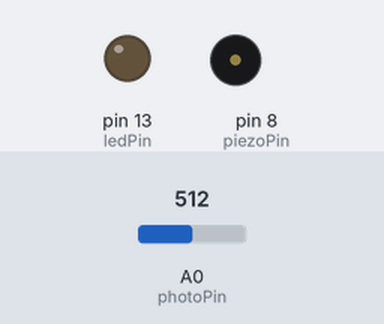
Simulated run of this sketch. Board: Arduino Uno, built with avr-gcc and run on an emulated ATmega328P. Shown: output pins drawn as LEDs (lit = HIGH), buzzer (waves = sounding). The inputs (shaded band) are chosen by the test bench; at power-on: A0 (photoPin) = 512.

Above: at 5.05 s.
Timing chart, 0 to 8.0 s (numbered marks = the images above):
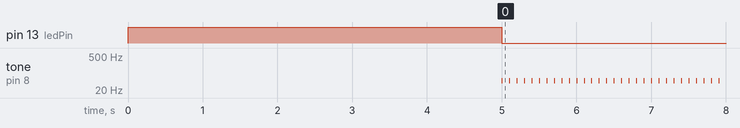

Measured:
- by itself, tone on pin 8 (piezoPin): alternates 49 Hz for 0.01 s and silent for 0.09 s

The sketch:

piezo.ino
```cpp
/*
Takes in values from a phototransistor and plays a frequency to a piezo based on the light range.
*/

// delay tracking
unsigned long previousMillis = 0;
const unsigned long interval = 100;

// input output
const int photoPin = A0;
const int piezoPin = 8;
const int ledPin = 13;

int sensorLow = 1023;
int sensorHigh = 0;

void setup()
{
    // turn on LED to signal start of calibration
    pinMode(ledPin, OUTPUT);
    digitalWrite(ledPin, HIGH);

    while (millis() < 5000)
    {
        // calibrate sensor to the ambient lighting
        int sensorValue = analogRead(photoPin);
        if (sensorValue > sensorHigh)
        {
            sensorHigh = sensorValue;
        }
        if (sensorValue < sensorLow)
        {
            sensorLow = sensorValue;
        }
    }

    // turn off LED to signal end of calibration
    digitalWrite(ledPin, LOW);
}

void loop()
{
    unsigned long currentMillis = millis();

    if (currentMillis - previousMillis >= interval)
    {
        // play the frequency to the piezo
        previousMillis = currentMillis;
        int frequency = piezoFrequency();
        tone(piezoPin, frequency, 10);
    }
}

int piezoFrequency()
{
    // read the phototransistor
    int sensorValue = analogRead(photoPin);

    // map the sensor value to a frequency
    int frequency = map(sensorValue, sensorLow, sensorHigh, 50, 4000);
    return frequency;
}
```
